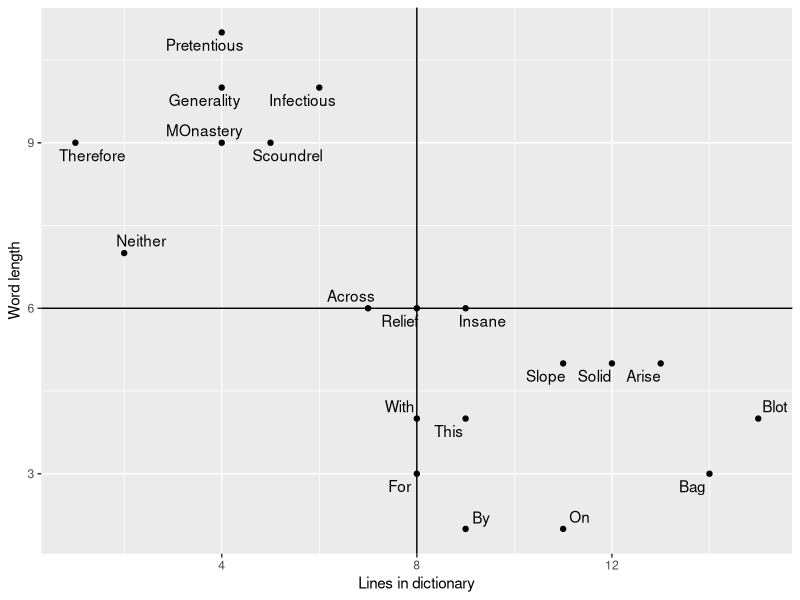
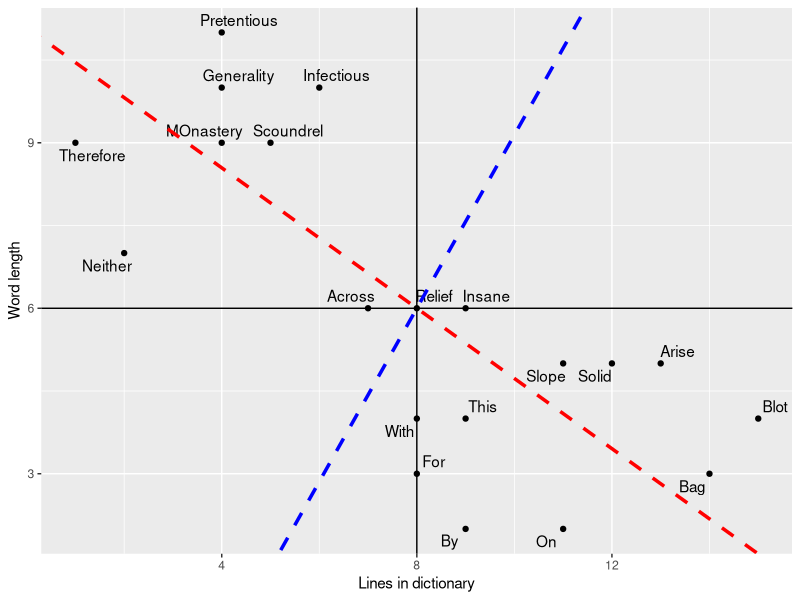
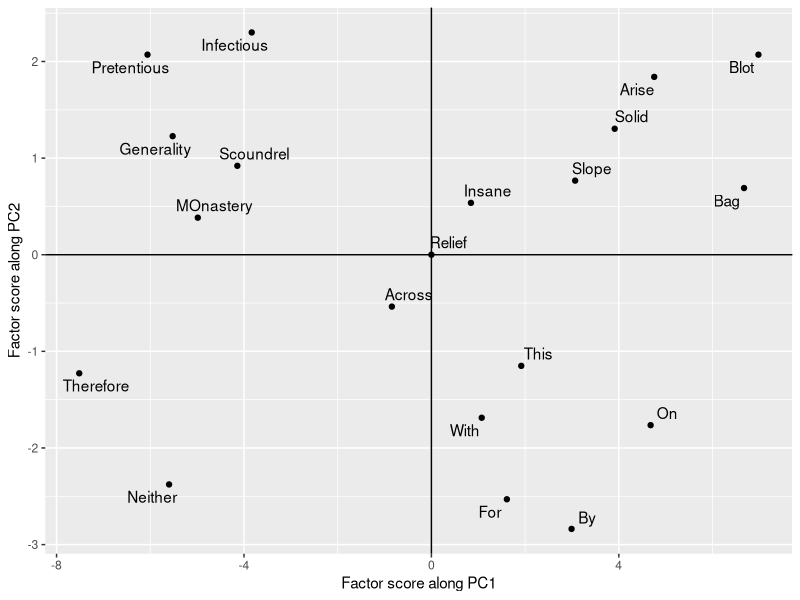
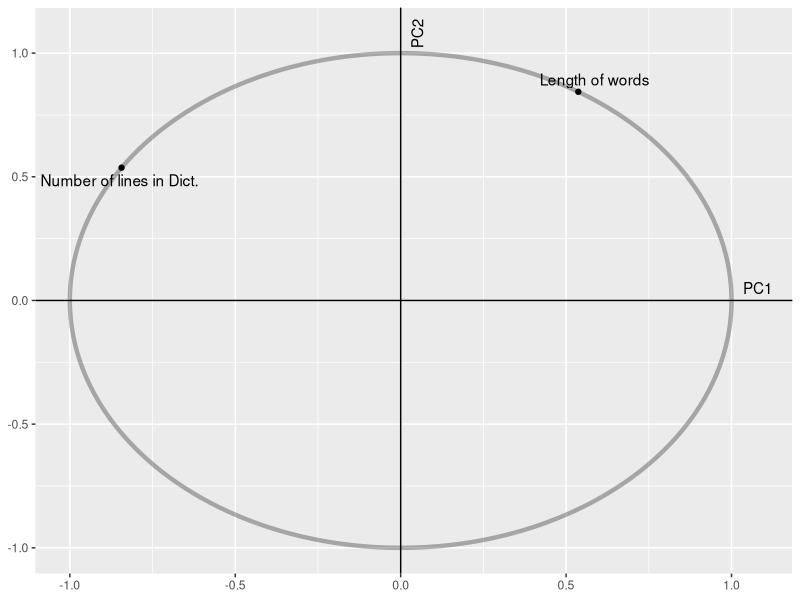
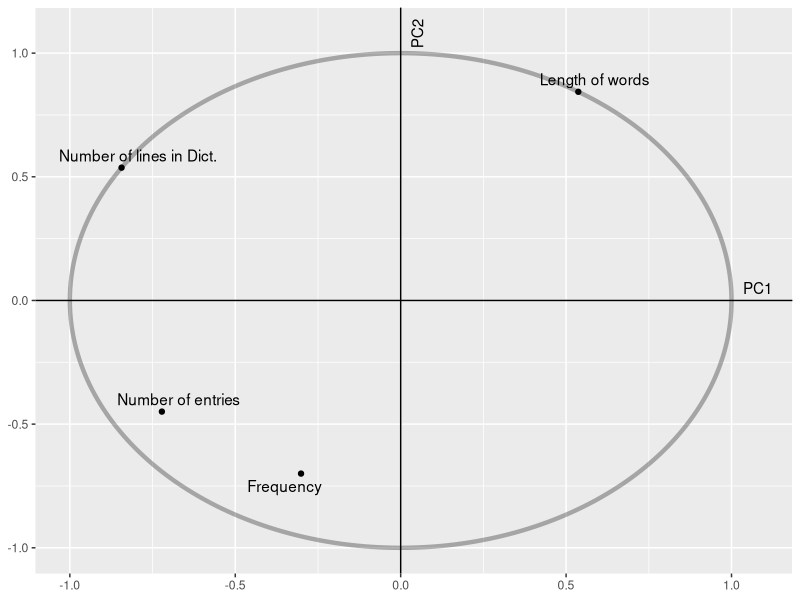
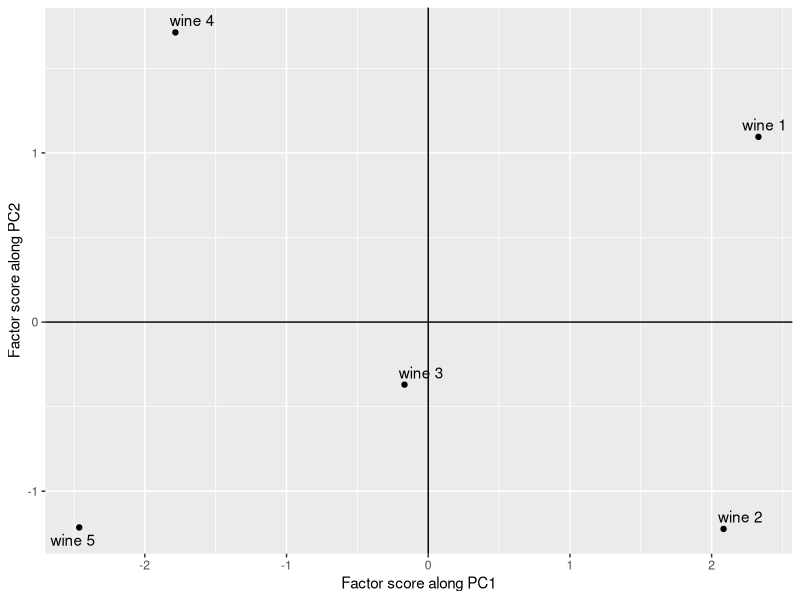
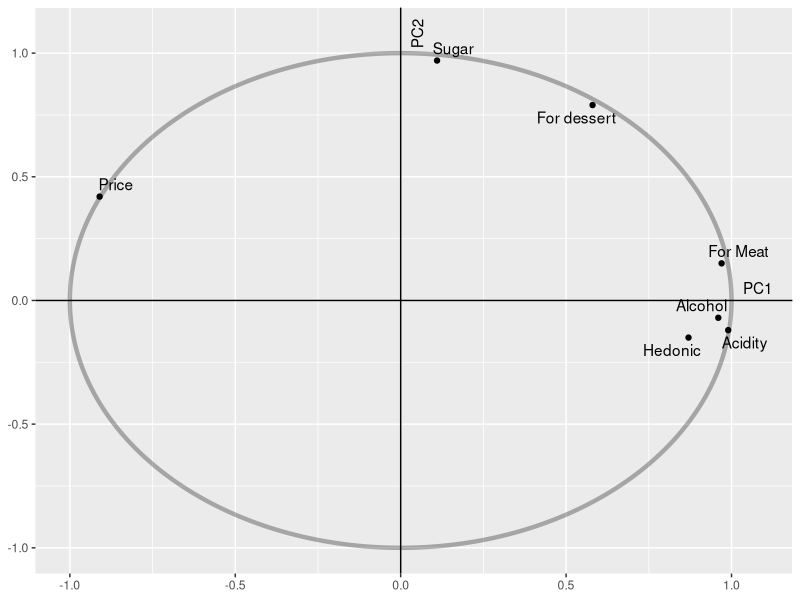
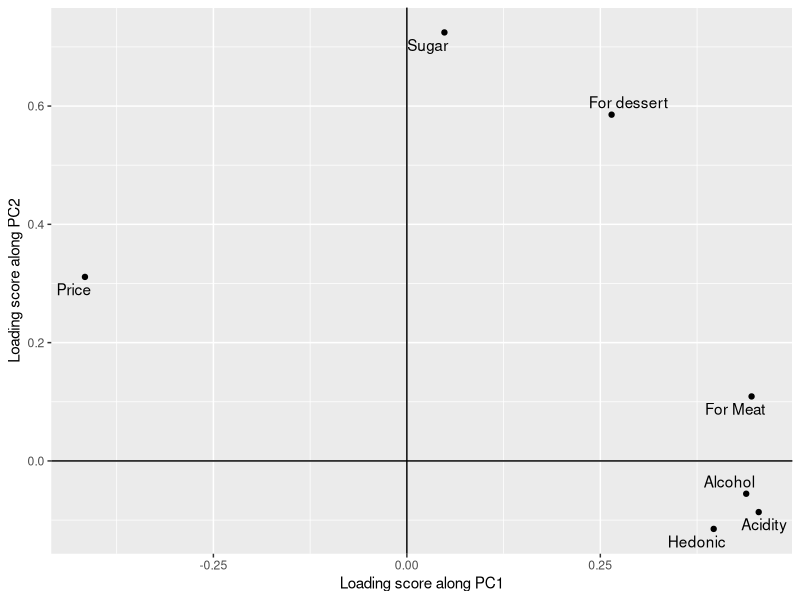

The R script that drew these images, in order:
## ---- chunk 1
knitr::opts_chunk$set(echo = TRUE)
## ---- chunk 2
library(ggplot2)
library(ggrepel)
## ---- chunk 3
# Table 1
# Load data
(words = read.csv("pca_abdi_words.csv",header = T))
(words_centered = scale(words[,2:3],scale = F)) # Removing the first column
pca_words_cov = prcomp(words[,2:3],scale = F) # cov stands for Covariance PCA
factor_scores_words = pca_words_cov$x
round(factor_scores_words,2)# Observer that factor scores for PC1 are negatives of what has been given in the paper. This is not a problem as it is negative of the direction given in the paper. It can also be checked that both the principal components are orthogonal.
sum(factor_scores_words[,1]*factor_scores_words[,2]) # PCs are orthogonal
# Contibution of each factor (It is defined as square of factor score divided by sum of squares of factor scores in that column)
round(factor_scores_words[,1]^2/sum(factor_scores_words[,1]^2)*100,2)
round(factor_scores_words[,2]^2/sum(factor_scores_words[,2]^2)*100,2)
# The calculations in above two lines can be done in a single line
round(factor_scores_words^2/matrix(rep(colSums(factor_scores_words^2),nrow(words)),ncol = 2,byrow = T)*100,2)
# Squared distance to center of gravity
(dist = factor_scores_words[,1]^2+factor_scores_words[,2]^2)
# Ssquared cosine of observations of first PC
(sq_cos = round(factor_scores_words^2/matrix(rep(dist,2),ncol = 2)*100))# Nan's are prouced because of division by zero.
## ---- chunk 4
# Figue 1
p = ggplot(words,aes(x = Lines_in_dict,y = Word_length,label = Words))+
  geom_point()+ geom_text_repel()+ 
  geom_hline(yintercept = 6)+geom_vline(xintercept = 8)+
  labs(x = "Lines in dictionary",y = "Word length")
print(p)
# Show directions of PCs
# Note that intercept argument in geom_abline considers the line to be at the origin. In our case the data are mean shifted.
# So we have to adjust the intercept taking new origin into consideration. These adjustments have been made below.
slope1 = pca_words_cov$rotation[1,1]/pca_words_cov$rotation[2,1] # Slope of first PC
slope2 = pca_words_cov$rotation[1,2]/pca_words_cov$rotation[2,2] # Slope of second PC
(new_origin = c(mean(words$Lines_in_dict),mean(words$Word_length)))
intercept1 = 6 - slope1*8
intercept2 = 6 - slope2*8
p+geom_abline(slope = slope1,intercept = intercept1,linetype = "dashed",size = 1.2,col = "red")+
  geom_abline(slope = slope2,intercept = intercept2,linetype = "dashed",size = 1.2,col = "blue")
## ---- chunk 5
# Rotated PCs
# This figure is obtained by plotting facotor scores. Note that we will plot negative of the factor scores of 1st PC to make the figure consistent with the paper.
ggplot(as.data.frame(pca_words_cov$x),aes(-pca_words_cov$x[,1],pca_words_cov$x[,2],label = words$Words))+
  geom_point()+geom_text_repel()+geom_hline(yintercept = 0)+geom_vline(xintercept = 0)+
  xlab("Factor score along PC1")+ylab("Factor score along PC2")
## ---- chunk 6
# Finding factor score of a new point
sur = c(3,12) # It has 3 letter and 12 lines of dictionary entry
(sur_centered = sur - colMeans(words[,2:3]))
(factor_scores_sur = round(sur_centered %*% pca_words_cov$rotation,2))
## ---- chunk 7
(total_var_before = round(sum(diag(var(words_centered))),3))
(total_var_after = round(sum(diag(var(pca_words_cov$x)))))
## ---- chunk 8
# Correlation between PCs and original variables
(cor(pca_words_cov$x,words_centered))
## ---- chunk 9
# Squared correaltion
(cor(pca_words_cov$x,words_centered)^2)
# sum of correlation coefficients between variables and principal components is 1
colSums((cor(pca_words_cov$x,words_centered)^2))
## ---- chunk 10
(loading_matrix = pca_words_cov$rotation)
## ---- chunk 11
# Supplementary variable (Table 4)
Frequency = c(8,230,700,1,500,1,9,2,1,700,7,1,4,500,900,3,1,10,1,1)
Num_entries = c(6,3,12,2,7,1,1,6,1,5,2,1,5,9,7,1,1,4,4,2)
supp_data = data.frame(Frequency,Num_entries) # Supplementary data
# Table 5
supp_data_cent = scale(supp_data,scale = F) # Centered supplementary data
(corr_score_supp = round(cor(pca_words_cov$x,supp_data),4))
# Note that correlation doesn't depent on whether supplementary data is centered or not.
(round(cor(pca_words_cov$x,supp_data_cent),4))
# Squared correlation
(round(cor(pca_words_cov$x,supp_data_cent)^2,4))
(round(colSums(cor(pca_words_cov$x,supp_data_cent)^2),4))
## ---- chunk 12
# First plot correlation circle
x = seq(0,2*pi,length.out = 300)
circle = ggplot() + geom_path(data = data.frame(a = cos(x),b = sin(x)),
                     aes(cos(x),sin(x)),alpha = 0.3, size = 1.5)+
            geom_hline(yintercept = 0)+geom_vline(xintercept = 0)+
  annotate("text",x = c(1.08,0.05),y = c(0.05,1.08),label = c("PC1","PC2"),angle = c(0,90))+
            xlab(NULL)+ylab(NULL)
# Plotting original variables
variable_plot_original = circle + geom_point(data = as.data.frame(pca_words_cov$rotation),
                      aes(pca_words_cov$rotation[,1],pca_words_cov$rotation[,2]))+
  geom_text_repel(aes(pca_words_cov$rotation[,1],pca_words_cov$rotation[,2],
                      label = c("Length of words","Number of lines in Dict."))) 
print(variable_plot_original)
# Plotting supplementary variables
variable_plot_original+
  geom_point(data = as.data.frame(corr_score_supp),
             aes(corr_score_supp[,1],corr_score_supp[,2]))+
  geom_text_repel(aes(corr_score_supp[,1],corr_score_supp[,2],
                      label = c("Frequency","Number of entries"))) 
## ---- chunk 13
# Correlation PCA using wine data 
# Table 6
(wine = read.csv("pca_abdi_wine.csv",header = T))
pca_wine_cor = prcomp(wine[2:8],scale = T)
ggplot(as.data.frame(pca_wine_cor$x),aes(x = pca_wine_cor$x[,1],y =  pca_wine_cor$x[,2], label = paste0("wine ",1:5)))+
  geom_point()+geom_text_repel()+ geom_vline(xintercept = 0)+ geom_hline(yintercept = 0)+
  xlab("Factor score along PC1")+ylab("Factor score along PC2")
## ---- chunk 14
# Table 7
# Factor scores along 1st and 2nd PC
(pca_wine_cor$x[,1:2])
# Contibution of each observation to principal component
round(pca_wine_cor$x[,1:2]^2/matrix(rep(colSums(pca_wine_cor$x[,1:2]^2),nrow(wine)),ncol = 2,byrow = T)*100,2)
dist = pca_wine_cor$x[,1]^2+pca_wine_cor$x[,2]^2
# Squared cosine of observations of first PC
(sq_cos = round(pca_wine_cor$x[,1:2]^2/matrix(rep(dist,2),ncol = 2)*100))
# Loading scores corresponding to first two principal components
(round(pca_wine_cor$rotation[,1:2],2))
# Correlation score variables with first two principal compoents
(corr_score_wine = round(cor(pca_wine_cor$x,wine[,2:8])[1:2,],2))
## ---- chunk 15
# Correlation circle for wine data
# Figure 6
corr_score_wine = t(corr_score_wine)
circle + 
  geom_point(data = as.data.frame(corr_score_wine),
             aes(corr_score_wine[,1],corr_score_wine[,2]))+
  geom_text_repel(aes(corr_score_wine[,1],corr_score_wine[,2],
                      label = c("Hedonic","For Meat","For dessert","Price","Sugar","Alcohol","Acidity")))
## ---- chunk 16
# Loading scores of first two principal components
(round(pca_wine_cor$rotation[,1:2],2))
# Varimax applied to first two principal components
rotated_loading_scores = varimax(pca_wine_cor$rotation[,1:2])
# Loading scores after rotation (Table 10)
(round(rotated_loading_scores$loadings[,1:2],2))
# The same result can also be obtained by mulitplying the original loading 
# matrix by the rotation matrix obtained from varimax
(round(pca_wine_cor$rotation[,1:2] %*% rotated_loading_scores$rotmat,2))

#Figure 7
# Plot of loading socres before rotation
ggplot(as.data.frame(pca_wine_cor$rotation[,1:2]),aes(x = pca_wine_cor$rotation[,1],y = pca_wine_cor$rotation[,2],
                                                      label = c("Hedonic","For Meat","For dessert","Price","Sugar","Alcohol","Acidity")))+
  geom_point()+geom_text_repel()+geom_hline(yintercept = 0)+geom_vline(xintercept = 0)+
  xlab("Loading score along PC1")+ylab("Loading score along PC2")
# Plot of loading scores after rotation
ggplot(as.data.frame(rotated_loading_scores$loadings[,1:2]),
                     aes(x = rotated_loading_scores$loadings[,1],
                         y = rotated_loading_scores$loadings[,2],
                         label = c("Hedonic","For Meat","For dessert","Price","Sugar","Alcohol","Acidity")))+
  geom_point()+geom_text_repel()+geom_hline(yintercept = 0)+geom_vline(xintercept = 0)+
    xlab("Loading score along PC1 after rotation")+
    ylab("Loading score along PC2 after rotation")
## ---- chunk 17
# Load data (Table 11) 
(food = read.csv("pca_abdi_food.csv",header = T))
pca_food_cov = prcomp(food[,3:9],scale = F)

# Table 12
# Factor scores
(factor_scores_food = round(pca_food_cov$x[,1:2],2))
# Contibution of each observation to principal component
round(pca_food_cov$x[,1:2]^2/matrix(rep(colSums(pca_food_cov$x[,1:2]^2),nrow(food)),ncol = 2,byrow = T)*100,2)
dist = pca_food_cov$x[,1]^2+pca_food_cov$x[,2]^2
# Squared cosine of observations of first PC
(sq_cos = round(pca_food_cov$x[,1:2]^2/matrix(rep(dist,2),ncol = 2)*100))
# Table 13
# squared loading score
(round(pca_food_cov$rotation[,1:2]^2,2))
## ---- chunk 18
# Correlation score
(corr_score_food = round((cor(pca_food_cov$x,food[,3:9])[1:2,]),2))
# squared correlation score
(round((cor(pca_food_cov$x,food[,3:9])[1:2,])^2,2))
# Figure 9
# Correlation circle for food data
corr_score_food = t(corr_score_food)
circle + geom_point(data = as.data.frame(corr_score_food), 
                    aes(x = corr_score_food[,1],y = corr_score_food[,2]))+
  geom_text_repel(data = as.data.frame(corr_score_food), 
                  aes(x = corr_score_food[,1],y = corr_score_food[,2],
                      label = c("Bread","Vegetables","Fruit","Meat","Poultry","Milk","Wine")))
## ---- chunk 19
## Table 14
cent_food = food[,3:9]-matrix(rep(colMeans(food[,3:9]),times = 12),nrow = 12,
                              byrow = T)
svd_food = svd(cent_food)
# Eigenvalues
(Eigenvalues = (svd_food$d)^2)
## ---- chunk 20
# Percentage contribution of each PC
(round(Eigenvalues/sum(Eigenvalues),2))
# Cumulative sum of eigen values
(round(cumsum(Eigenvalues),2))
# Cumulative percentage
(round(cumsum(Eigenvalues)/sum(Eigenvalues),2))
# RESS (Refer to the paper for a description)
RESS = array(rep(0,7))
for (i in 1:7){
  RESS[i] = sum(Eigenvalues)-sum(Eigenvalues[1:i])
}
RESS
# RESS/sum of eigenvalues
round(RESS/sum(Eigenvalues),2)
